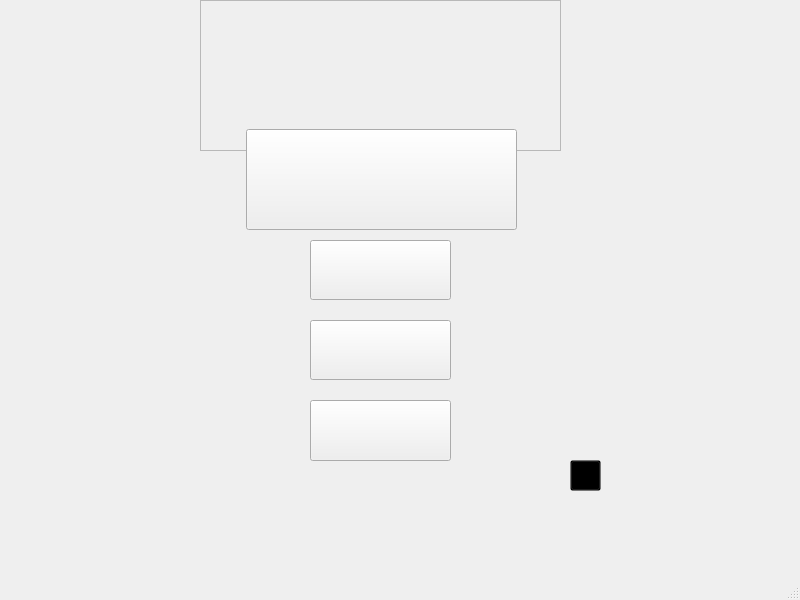
<?xml version="1.0" encoding="UTF-8"?>
<ui version="4.0">
 <class>VentanaPrincipal</class>
 <widget class="QMainWindow" name="VentanaPrincipal">
  <property name="geometry">
   <rect>
    <x>0</x>
    <y>0</y>
    <width>800</width>
    <height>600</height>
   </rect>
  </property>
  <property name="windowTitle">
   <string>VentanaPrincipal</string>
  </property>
  <property name="styleSheet">
   <string notr="true">QMainWindow {
    border-image: url(:/imagenes/forestlight.jpg) 0 0 0 0 stretch stretch;
}</string>
  </property>
  <widget class="QWidget" name="centralwidget">
   <widget class="QPushButton" name="btnJugar">
    <property name="geometry">
     <rect>
      <x>246</x>
      <y>129</y>
      <width>271</width>
      <height>101</height>
     </rect>
    </property>
    <property name="cursor">
     <cursorShape>PointingHandCursor</cursorShape>
    </property>
    <property name="styleSheet">
     <string notr="true">border-image: url(:/imagenes/botonplay.png);</string>
    </property>
    <property name="text">
     <string/>
    </property>
   </widget>
   <widget class="QPushButton" name="btnAjustes">
    <property name="geometry">
     <rect>
      <x>310</x>
      <y>240</y>
      <width>141</width>
      <height>60</height>
     </rect>
    </property>
    <property name="cursor">
     <cursorShape>PointingHandCursor</cursorShape>
    </property>
    <property name="styleSheet">
     <string notr="true">QPushButton {
    border-image: url(:/imagenes/botonajustes.png);
}</string>
    </property>
    <property name="text">
     <string/>
    </property>
   </widget>
   <widget class="QPushButton" name="btnCreditos">
    <property name="geometry">
     <rect>
      <x>310</x>
      <y>320</y>
      <width>141</width>
      <height>60</height>
     </rect>
    </property>
    <property name="cursor">
     <cursorShape>PointingHandCursor</cursorShape>
    </property>
    <property name="styleSheet">
     <string notr="true">QPushButton {
    border-image: url(:/imagenes/botoncreditos.png);
}</string>
    </property>
    <property name="text">
     <string/>
    </property>
   </widget>
   <widget class="QPushButton" name="btnSalir">
    <property name="geometry">
     <rect>
      <x>310</x>
      <y>400</y>
      <width>141</width>
      <height>61</height>
     </rect>
    </property>
    <property name="cursor">
     <cursorShape>PointingHandCursor</cursorShape>
    </property>
    <property name="styleSheet">
     <string notr="true">QPushButton {
    border-image: url(:/imagenes/salirboton.PNG);
}</string>
    </property>
    <property name="text">
     <string/>
    </property>
   </widget>
   <widget class="QFrame" name="frame">
    <property name="geometry">
     <rect>
      <x>200</x>
      <y>0</y>
      <width>361</width>
      <height>151</height>
     </rect>
    </property>
    <property name="styleSheet">
     <string notr="true">border-image: url(:/imagenes/titulo.png);</string>
    </property>
    <property name="frameShape">
     <enum>QFrame::Shape::StyledPanel</enum>
    </property>
    <property name="frameShadow">
     <enum>QFrame::Shadow::Raised</enum>
    </property>
   </widget>
   <widget class="QPushButton" name="btnFiddle">
    <property name="geometry">
     <rect>
      <x>570</x>
      <y>460</y>
      <width>31</width>
      <height>31</height>
     </rect>
    </property>
    <property name="cursor">
     <cursorShape>WhatsThisCursor</cursorShape>
    </property>
    <property name="styleSheet">
     <string notr="true">background: transparent;</string>
    </property>
    <property name="text">
     <string/>
    </property>
   </widget>
   <widget class="QLabel" name="label">
    <property name="geometry">
     <rect>
      <x>320</x>
      <y>155</y>
      <width>131</width>
      <height>51</height>
     </rect>
    </property>
    <property name="styleSheet">
     <string notr="true">background-color: rgb(255, 255, 255);</string>
    </property>
    <property name="text">
     <string/>
    </property>
   </widget>
   <zorder>label</zorder>
   <zorder>btnAjustes</zorder>
   <zorder>btnCreditos</zorder>
   <zorder>btnSalir</zorder>
   <zorder>frame</zorder>
   <zorder>btnFiddle</zorder>
   <zorder>btnJugar</zorder>
  </widget>
  <widget class="QMenuBar" name="menubar">
   <property name="geometry">
    <rect>
     <x>0</x>
     <y>0</y>
     <width>800</width>
     <height>26</height>
    </rect>
   </property>
  </widget>
  <widget class="QStatusBar" name="statusbar"/>
 </widget>
 <resources/>
 <connections/>
</ui>
